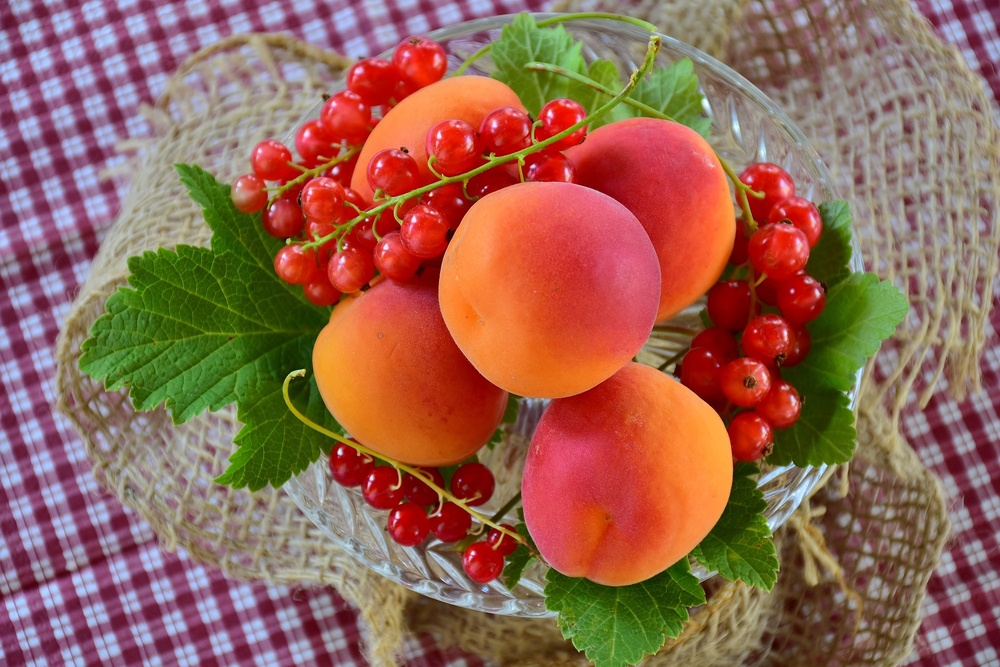
%> input picture apricots-2444808_1920.jpg, 1000 x 667 px, shrunk from 1920 x 1280 before the run
$ octave FThreshold.m   (GNU Octave 9; MATLAB toolbox functions it lacks are replaced by stand-ins)
%> lines starting %> are read from the running program, lines starting %| are printed output that depends on the picture; in (x1, y1, x2, y2) boxes, pixels count from 0 and x2, y2 are one past the last pixel; in counts of white or black regions, pixels touching at a corner belong together; the program's own positions count from 1
% Read the image
img = imread('apricots-2444808_1920.jpg');  % Replace with your own image
%> img is the input picture: size 667x1000x3 uint8; mean R, G, B 148.8, 101.1, 83.7
gray_img = rgb2gray(img);   % Convert to grayscale if it's a color image
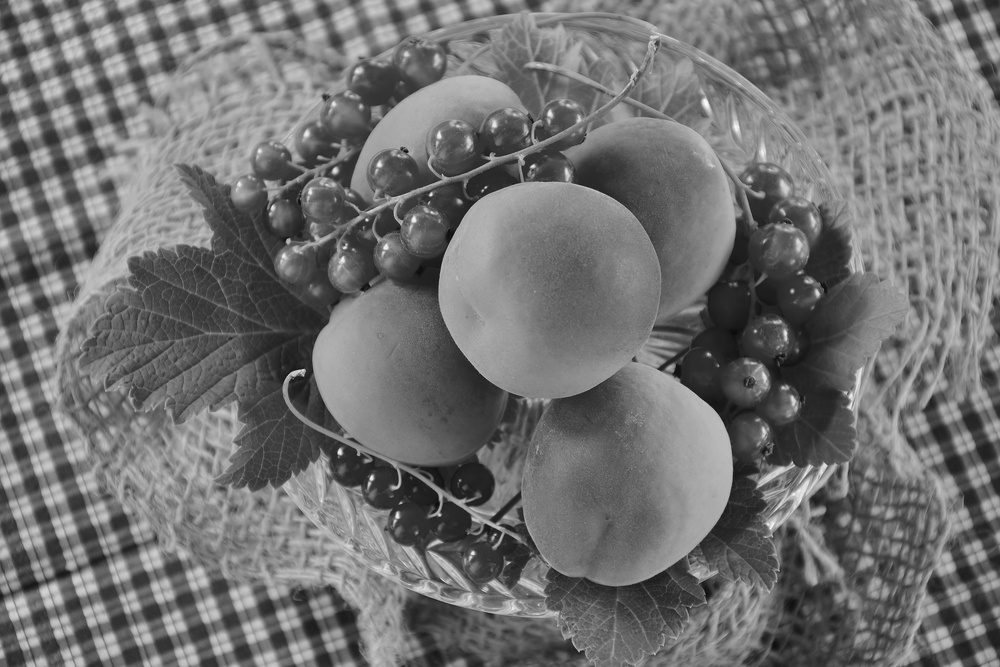
%> gray_img: size 667x1000 uint8; min 7, max 248, mean 113.4

% Apply adaptive thresholding
T = adaptthresh(gray_img, 0.5);    % 0.5 is the sensitivity (try 0.4–0.7)
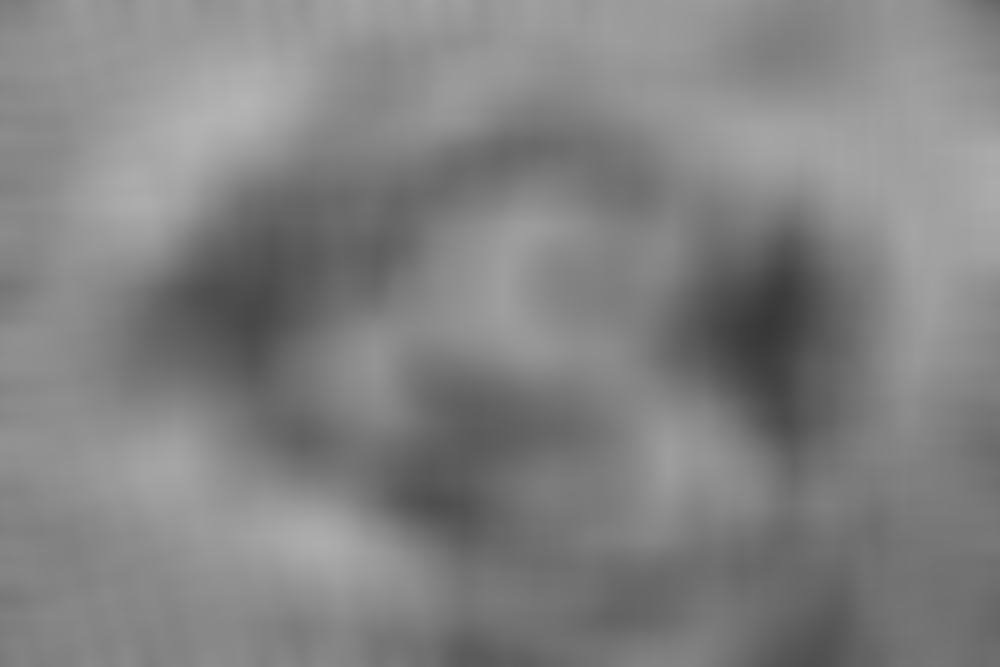
%> T: size 667x1000 double; min 0.219, max 0.704, mean 0.511
binary_img = imbinarize(gray_img, T);  % Apply the threshold
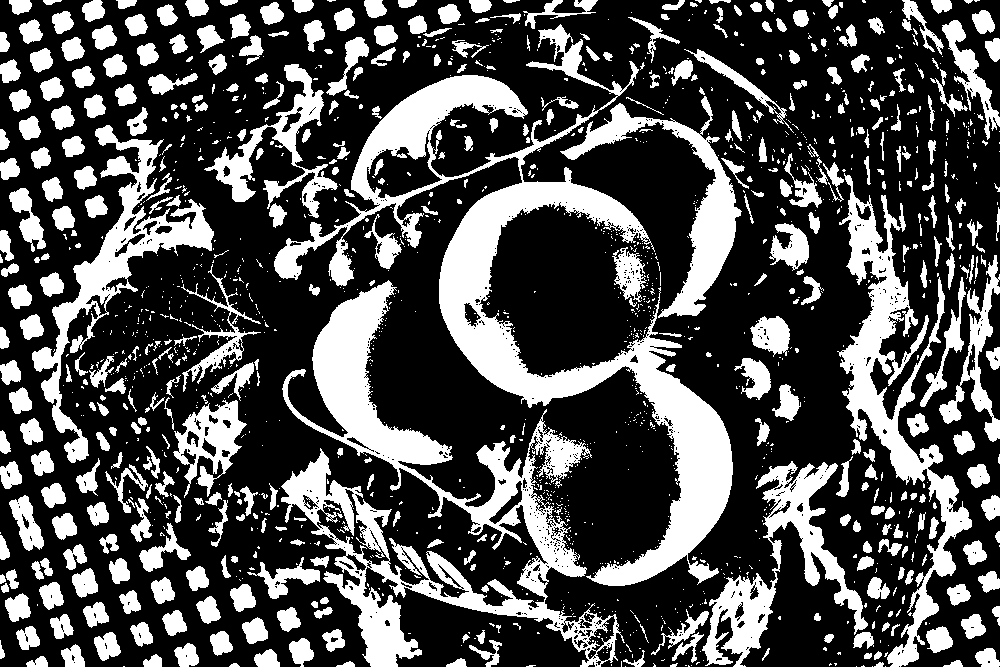
%> binary_img: size 667x1000 logical; 30.8% white; 1523 white regions (1066 under 20 px), largest, box (x1, y1, x2, y2) and area: (274, 24, 733, 586) 40724, (281, 280, 625, 667) 31308, (837, 173, 972, 667) 14521

% Display results
figure;
subplot(1,3,1), imshow(img), title('Original Image');
subplot(1,3,2), imshow(gray_img), title('Grayscale Image');
subplot(1,3,3), imshow(binary_img), title('Adaptive Thresholded Image');

$ run again, with apricots-2523272_1920.jpg copied over apricots-2444808_1920.jpg
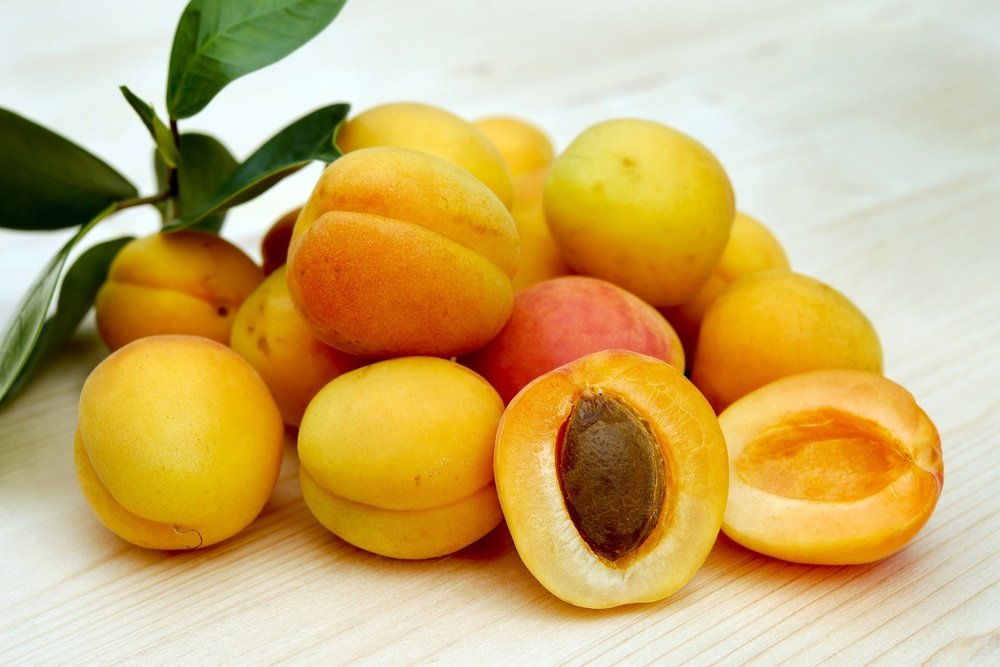
%> input picture apricots-2523272_1920.jpg, 1000 x 667 px, shrunk from 1920 x 1280 before the run
%> img is the input picture: size 667x1000x3 uint8; mean R, G, B 203.8, 175.3, 110.7
%> `T = adaptthresh(gray_img, 0.5);`:
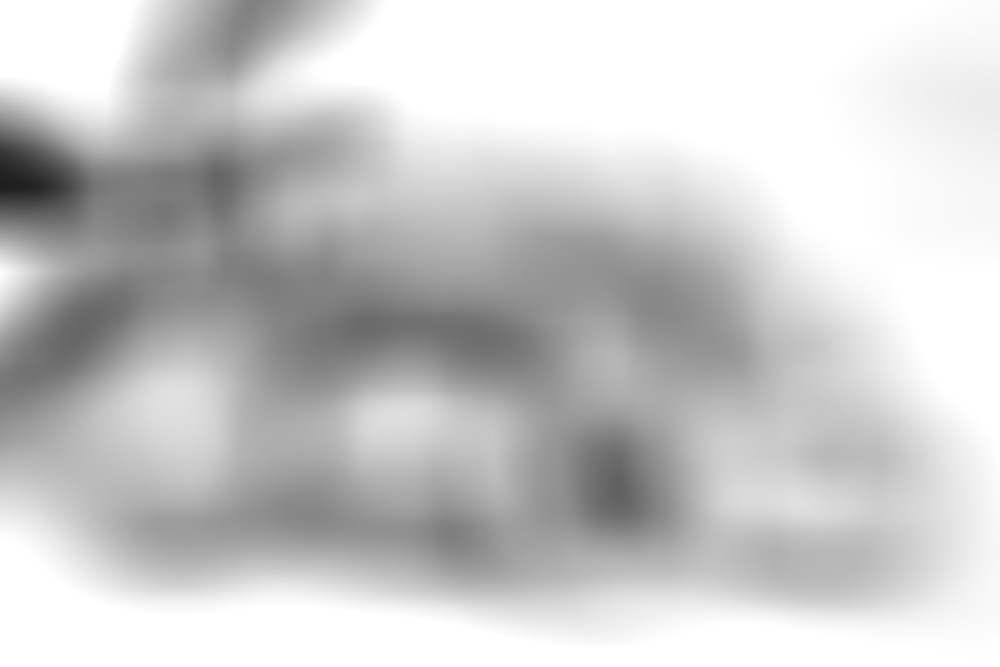
%> T: size 667x1000 double; min 0.119, max 1, mean 0.789
%> `binary_img = imbinarize(gray_img, T);`:
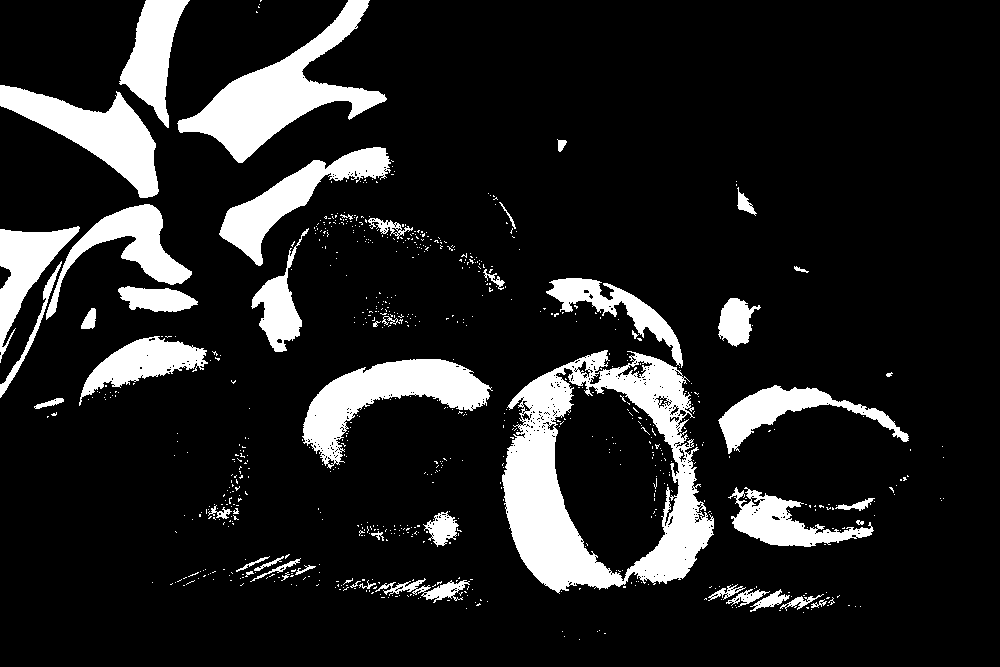
%> binary_img: size 667x1000 logical; 13.7% white; 760 white regions (711 under 20 px), largest, box (x1, y1, x2, y2) and area: (502, 350, 714, 594) 21532, (177, 0, 387, 163) 10340, (302, 359, 493, 469) 7917

$ run again, with images(7).jpg copied over apricots-2444808_1920.jpg
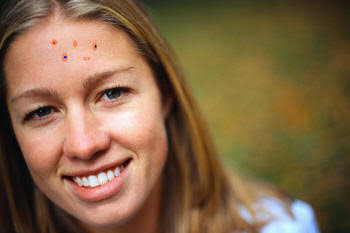
%> input picture images(7).jpg, 350 x 233 px
%> img is the input picture: size 233x350x3 uint8; mean R, G, B 129.4, 101.2, 70.5
%> `T = adaptthresh(gray_img, 0.5);`:
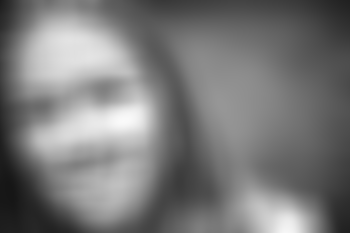
%> T: size 233x350 double; min 0.0867, max 0.981, mean 0.477
%> `binary_img = imbinarize(gray_img, T);`:
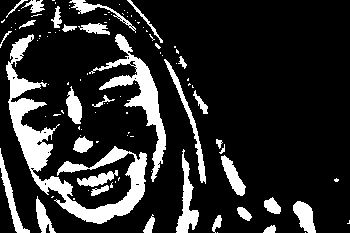
%> binary_img: size 233x350 logical; 17.1% white; 105 white regions (74 under 20 px), largest, box (x1, y1, x2, y2) and area: (6, 34, 147, 224) 5241, (89, 34, 166, 182) 2221, (176, 149, 199, 233) 751
